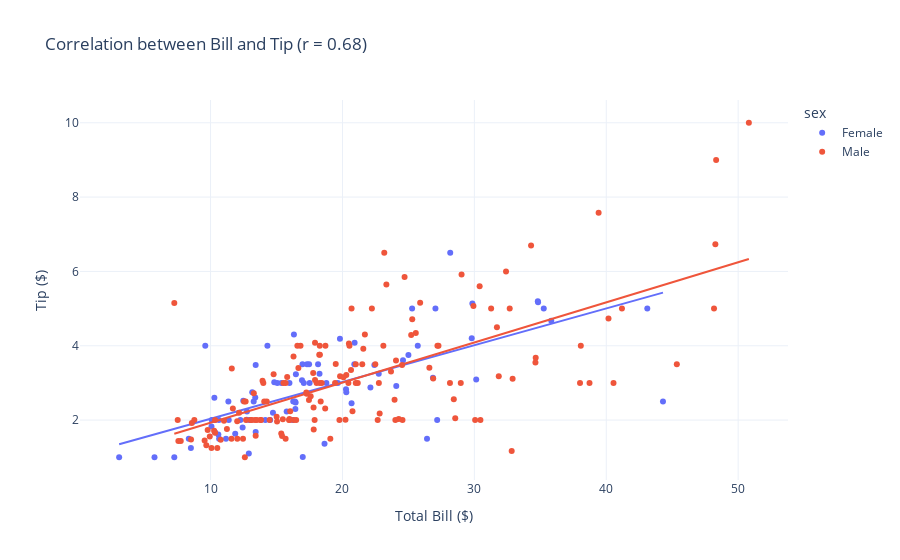

The cell this chart's notebook holds for it:
### Markdown cell above
## 4. Bivariate Analysis: Correlation
Bivariate analysis explores the relationship between two variables to see if they change together.

### **Pearson Correlation Coefficient ($r$)**
A measure of the linear strength and direction between two variables.
* **Formula:** $$r = \frac{\sum (x_i - \bar{x})(y_i - \bar{y})}{\sqrt{\sum (x_i - \bar{x})^2 \sum (y_i - \bar{y})^2}}$$

### **Interpretation of $r$:**
* **$r = 1$:** Perfect positive correlation.
* **$r = 0$:** No linear relationship.
* **$r = -1$:** Perfect negative correlation.
* **Strength:** Generally, $|r| > 0.7$ is strong, while $|r| < 0.3$ is weak.

### Code cell
# Calculate Pearson Correlation
correlation = df['total_bill'].corr(df['tip'])

# Create Interactive Scatter Plot with Trendline
fig = px.scatter(
    df, x="total_bill", y="tip", 
    color="sex", 
    trendline="ols", # Adds a Linear Regression trendline
    title=f"Correlation between Bill and Tip (r = {correlation:.2f})",
    labels={"total_bill": "Total Bill ($)", "tip": "Tip ($)"},
    template="plotly_white"
)

fig.show()

### Figure 1 — Plotly figure (JSON) as saved in the notebook; plotly's stock layout.template omitted (floating-point values rounded to 4 significant figures; data arrays with more than 128 entries replaced by an {"elided": "..."} marker saying what was removed)
{"data": [{"hovertemplate": "sex=Female<br>Total Bill ($)=%{x}<br>Tip ($)=%{y}<extra></extra>", "legendgroup": "Female", "marker": {"color": "#636efa", "symbol": "circle"}, "mode": "markers", "name": "Female", "orientation": "v", "showlegend": true, "type": "scatter", "x": [16.99, 24.59, 35.26, 14.83, 10.33, 16.97, 20.29, 15.77, 19.65, 15.06, 20.69, 16.93, 10.29, 34.81, 26.41, 16.45, 3.07, 17.07, 26.86, 25.28, 14.73, 10.07, 34.83, 5.75, 16.32, 22.75, 11.35, 15.38, 44.3, 22.42, 20.92, 14.31, 7.25, 25.71, 17.31, 10.65, 12.43, 24.08, 13.42, 12.48, 29.8, 14.52, 11.38, 20.27, 11.17, 12.26, 18.26, 8.51, 10.33, 14.15, 13.16, 17.47, 27.05, 16.43, 8.35, 18.64, 11.87, 29.85, 25.0, 13.39, 16.21, 17.51, 10.59, 10.63, 9.6, 20.9, 18.15, 19.81, 43.11, 13.0, 12.74, 13.0, 16.4, 16.47, 12.76, 13.27, 28.17, 12.9, 30.14, 13.42, 15.98, 16.27, 10.09, 22.12, 35.83, 27.18, 18.78], "xaxis": "x", "y": [1.01, 3.61, 5.0, 3.02, 1.67, 3.5, 2.75, 2.23, 3.0, 3.0, 2.45, 3.07, 2.6, 5.2, 1.5, 2.47, 1.0, 3.0, 3.14, 5.0, 2.2, 1.83, 5.17, 1.0, 4.3, 3.25, 2.5, 3.0, 2.5, 3.48, 4.08, 4.0, 1.0, 4.0, 3.5, 1.5, 1.8, 2.92, 1.68, 2.52, 4.2, 2.0, 2.0, 2.83, 1.5, 2.0, 3.25, 1.25, 2.0, 2.0, 2.75, 3.5, 5.0, 2.3, 1.5, 1.36, 1.63, 5.14, 3.75, 2.61, 2.0, 3.0, 1.61, 2.0, 4.0, 3.5, 3.5, 4.19, 5.0, 2.0, 2.01, 2.0, 2.5, 3.23, 2.23, 2.5, 6.5, 1.1, 3.09, 3.48, 3.0, 2.5, 2.0, 2.88, 4.67, 2.0, 3.0], "yaxis": "y"}, {"hovertemplate": "<b>OLS trendline</b><br>tip = 0.0988779 * total_bill + 1.04802<br>R<sup>2</sup>=0.466488<br><br>sex=Female<br>Total Bill ($)=%{x}<br>Tip ($)=%{y} <b>(trend)</b><extra></extra>", "legendgroup": "Female", "marker": {"color": "#636efa", "symbol": "circle"}, "mode": "lines", "name": "Female", "showlegend": false, "type": "scatter", "x": [3.07, 5.75, 7.25, 8.35, 8.51, 9.6, 10.07, 10.09, 10.29, 10.33, 10.33, 10.59, 10.63, 10.65, 11.17, 11.35, 11.38, 11.87, 12.26, 12.43, 12.48, 12.74, 12.76, 12.9, 13.0, 13.0, 13.16, 13.27, 13.39, 13.42, 13.42, 14.15, 14.31, 14.52, 14.73, 14.83, 15.06, 15.38, 15.77, 15.98, 16.21, 16.27, 16.32, 16.4, 16.43, 16.45, 16.47, 16.93, 16.97, 16.99, 17.07, 17.31, 17.47, 17.51, 18.15, 18.26, 18.64, 18.78, 19.65, 19.81, 20.27, 20.29, 20.69, 20.9, 20.92, 22.12, 22.42, 22.75, 24.08, 24.59, 25.0, 25.28, 25.71, 26.41, 26.86, 27.05, 27.18, 28.17, 29.8, 29.85, 30.14, 34.81, 34.83, 35.26, 35.83, 43.11, 44.3], "xaxis": "x", "y": [1.352, 1.617, 1.765, 1.874, 1.889, 1.997, 2.044, 2.046, 2.065, 2.069, 2.069, 2.095, 2.099, 2.101, 2.152, 2.17, 2.173, 2.222, 2.26, 2.277, 2.282, 2.308, 2.31, 2.324, 2.333, 2.333, 2.349, 2.36, 2.372, 2.375, 2.375, 2.447, 2.463, 2.484, 2.504, 2.514, 2.537, 2.569, 2.607, 2.628, 2.651, 2.657, 2.662, 2.67, 2.673, 2.675, 2.677, 2.722, 2.726, 2.728, 2.736, 2.76, 2.775, 2.779, 2.843, 2.854, 2.891, 2.905, 2.991, 3.007, 3.052, 3.054, 3.094, 3.115, 3.117, 3.235, 3.265, 3.297, 3.429, 3.479, 3.52, 3.548, 3.59, 3.659, 3.704, 3.723, 3.736, 3.833, 3.995, 4.0, 4.028, 4.49, 4.492, 4.534, 4.591, 5.311, 5.428], "yaxis": "y"}, {"hovertemplate": "sex=Male<br>Total Bill ($)=%{x}<br>Tip ($)=%{y}<extra></extra>", "legendgroup": "Male", "marker": {"color": "#EF553B", "symbol": "circle"}, "mode": "markers", "name": "Male", "orientation": "v", "showlegend": true, "type": "scatter", "x": {"elided": "157 float values"}, "xaxis": "x", "y": {"elided": "157 float values"}, "yaxis": "y"}, {"hovertemplate": "<b>OLS trendline</b><br>tip = 0.107861 * total_bill + 0.852148<br>R<sup>2</sup>=0.448569<br><br>sex=Male<br>Total Bill ($)=%{x}<br>Tip ($)=%{y} <b>(trend)</b><extra></extra>", "legendgroup": "Male", "marker": {"color": "#EF553B", "symbol": "circle"}, "mode": "lines", "name": "Male", "showlegend": false, "type": "scatter", "x": {"elided": "157 float values"}, "xaxis": "x", "y": {"elided": "157 float values"}, "yaxis": "y"}], "layout": {"legend": {"title": {"text": "sex"}, "tracegroupgap": 0}, "title": {"text": "Correlation between Bill and Tip (r = 0.68)"}, "xaxis": {"anchor": "y", "domain": [0, 1], "title": {"text": "Total Bill ($)"}}, "yaxis": {"anchor": "x", "domain": [0, 1], "title": {"text": "Tip ($)"}}}}
